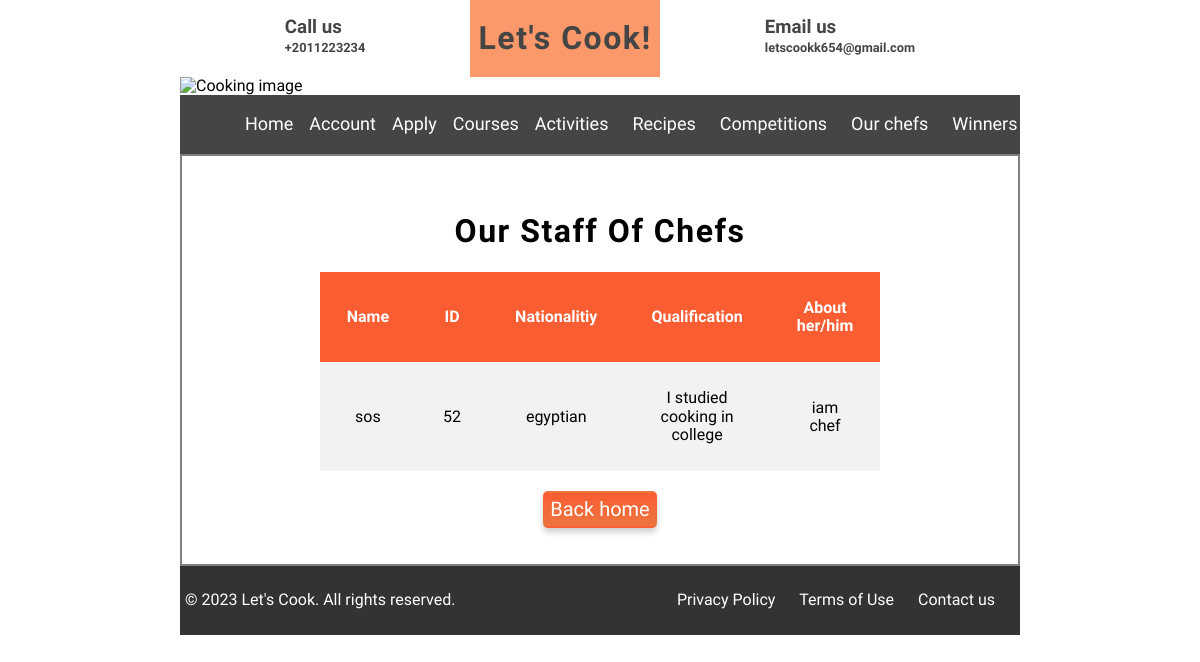
The page /our-cheifs.php on the database its author committed.
### tables this page shows
CREATE TABLE `cheifs` (
  `id` int(250) NOT NULL,
  `name` varchar(100) NOT NULL,
  `nationalitiy` varchar(100) NOT NULL,
  `qualification` varchar(100) NOT NULL,
  `about_you` varchar(450) NOT NULL,
  `userid` int(255) NOT NULL
);

### our-cheifs.php (the view, shortened to what this page needs)
<?php
include("includes/header.php");?>
<div class="container team">
  <h1>Our staff of chefs</h1>
    <table>
        <thead>
            <tr>
            <th>Name</th>
                <th>ID</th>
                <th>Nationalitiy</th>
                <th>Qualification</th>
                <th>About her/him</th>
            </tr>
        </thead>
        <tbody>
            <?php
            $stmt = $conn->query("SELECT * FROM cheifs");
            while ($row = $stmt->fetch(PDO::FETCH_ASSOC)) {
                echo "<tr>";
                echo "<td>".$row['name']."</td>";
                echo "<td>".$row['id']."</td>";
                echo "<td>".$row['nationalitiy']."</td>";
                echo "<td>".$row['qualification']."</td>";
                echo "<td>".$row['about_you']."</td>";
                echo "</tr>";
            }
            ?>
        </tbody>
    </table>
    <button class="submit"><a href="index.php">Back home</a></button>
</div>
<?php include("includes/footer.php");
 ob_end_flush(); ?>

### css/style.css (style rules this page uses)
:root { --sub-containers-width: 100%; --main1:#ec753e ; }
* { font-family: 'Fjalla One', sans-serif; }
.container { width:70%; margin: 0 20%; }
body { display: flex; flex-direction: column; align-items: center; height: 90%; background-image: url('../img/34.png'); scroll-behavior: smooth; }
.submit { background-image: linear-gradient(to bottom, #fb5d33, var(--main1)); color: #FFFFFF; padding: 5px 5px; border-radius: 5px; font-size: 14px; box-shadow: 0px 4px 6px rgba(0, 0, 0, 0.2); text-decoration: none; border-color: transparent; width: fit-content; line-height: inherit; cursor: pointer; }
.submit a { text-decoration: none; font-size: 20px; color: #fff; }
.container h1 { text-align: center; text-transform: capitalize; letter-spacing: 1.5px; }
.search-course select, .search-course label, button { margin: 1%; }
.container.team { background-color: #fff; display: flex; flex-direction: column; align-items: center; padding: 3%; box-sizing: border-box; border: 2px solid #808080; }

### our-cheifs.php (style rules this page uses)
table { border-collapse: collapse; width: 70%; margin-bottom: 20px; }
th, td { text-align: center; padding: 27px; }
th { background-color: #fb5d33 ; color: white; }
tr:nth-child(odd) { background-color: #f2f2f2; }

### rows shown on the page
cheifs: name "sos", id "52", nationalitiy "egyptian", qualification "I studied cooking in college", about_you "iam chef"
